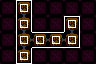

This game map was drawn from its Tiled (.tmx) file and the tilesets committed beside it. A one-line description and the full map source follow:
An orthogonal 6x4 tile map with 16x16 px tiles, 3 tile layers (Maze Shape, Room Properties, Minimap).

<map version="1.10" tiledversion="1.11.0" orientation="orthogonal" renderorder="right-down" width="6" height="4" tilewidth="16" tileheight="16" infinite="0" nextlayerid="4" nextobjectid="1">
 <tileset firstgid="1" source="../LayoutTiles.tsx" />
 <layer id="1" name="Maze Shape" width="6" height="4">
  <data encoding="csv">
1,2,1,1,1,1,
1,34,1,1,2,1,
1,3,19,19,52,1,
1,50,1,1,1,1
</data>
 </layer>
 <layer id="2" name="Room Properties" width="6" height="4">
  <data encoding="csv">
5,37,5,5,5,5,
5,37,5,5,37,5,
5,37,37,37,37,5,
5,37,5,5,5,5
</data>
 </layer>
 <layer id="3" name="Minimap" width="6" height="4">
  <data encoding="csv">
0,13,0,0,0,0,
0,13,0,0,13,0,
0,13,13,13,13,0,
0,13,0,0,0,0
</data>
 </layer>
</map>
